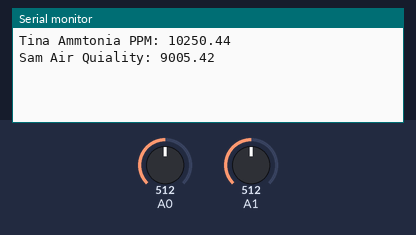
Simulated run of this sketch. Board: Arduino Uno, built with avr-gcc and run on an emulated ATmega328P. Shown: the last lines printed to the serial monitor. The test bench sets the inputs (shaded band); at power-on: A0 = 512, A1 = 512.

Above: at 1.2 s.
1.3 s: A0 set to 1023
At 2.2 s:
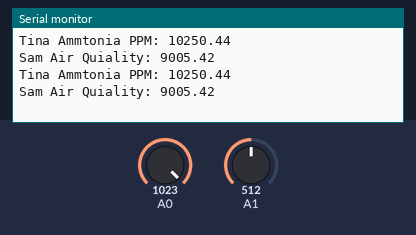
4.3 s: A1 set to 1023
At 5.5 s:
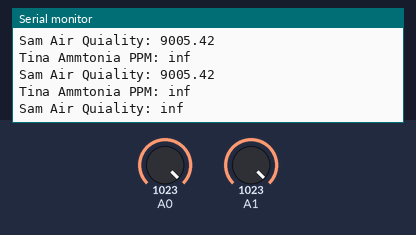
7.2 s: A0 set to 900
At 8.5 s:
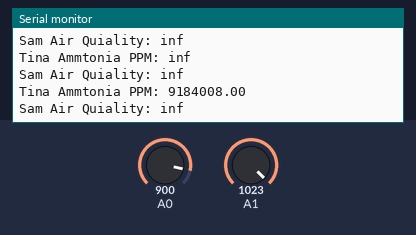
8.7 s: A1 set to 900
At 10.0 s:
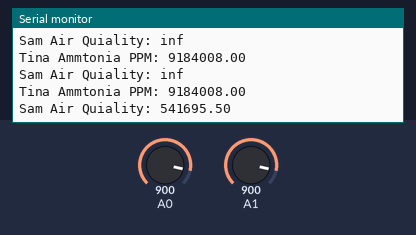

The sketch:

SenosrCheck.ino
```cpp
double Rl = 47; // Load resistance used in circuti
double ratio = 3.6; // Ratio of Rs/Ro
double Vc = 5; // Input Voltage
double b = 0.482587; // intercept based on MQ137 Datasheet
double m = -0.292481; // slope based on MQ137 Datasheet
double Ro = 230;

double Rl135 = 20; // Load resistance used in circuit for MQ135
double ratio135 = 3.7; // Ratio of Rs/Ro for MQ135
double Vc135 = 5; // Input Voltage
double b135 = 0.971; // Intercept based on MQ135
double m135 = -0.48531; // slope based on MQ135
double Ro135 = 177.15;

void setup()
{
  Serial.begin(9600);
  pinMode(0,INPUT);
}

void loop()
{
  double analog_value = 0;
  double VRL;
  double Rs;
  for(int average = 1; average <= 500; average++)
  {
    analog_value = analog_value + analogRead(0);
  }
  analog_value = analog_value/500;

  VRL = analog_value*(5.0/1023); // convert analog readings to voltage
  Rs = ((Vc*Rl)/VRL) - Rl; // compute Rs using the formula from the website

  // Calibrate MQ137; do in clean air then apply ammonia
  //Ro = Rs/ratio;
  //Serial.print("MQ137 Ro: ");
  //Serial.println(Ro);

  double analog_value135 = 0;
  double VRL135;
  double Rs135;
  for (int ave = 1; ave <= 500; ave++)
  {
    analog_value135 = analog_value135 + analogRead(1);
  }
  analog_value135 = analog_value135/500;

  VRL135 = analog_value135*(5.0/1023); // convert analog readings to voltage
  Rs135 = ((Vc135*Rl135)/VRL135) - Rl135; // compute Rs using the formula from the website

  // Calibrate MQ135; do in clean air then apply ammonia
  //Ro135 = Rs135/ratio135;
  //Serial.print("MQ135 Ro: ");
  //Serial.println(Ro135);

  // Get PPM MQ137
  double PPM = pow(10, ((log10(Rs/Ro)-b)/m));//use formula to calculate ppm
  Serial.print("Tina Ammtonia PPM: ");
  Serial.println(PPM);

  // Get PPM MQ135
  double PPM135 = pow(10, ((log10(Rs135/Ro135)-b135)/m135));//use formula to calculate ppm
  Serial.print("Sam Air Quiality: ");
  Serial.println(PPM135);
  Serial.println();

  delay(1000);
}
```

Measured:
- after the input at 4.3 s, the serial monitor: prints a new line after 0.33 s (image 2)
- after the input at 7.2 s, the serial monitor: prints a new line after 0.77 s (image 3)
- after the input at 8.7 s, the serial monitor: prints a new line after 0.42 s (image 4)
